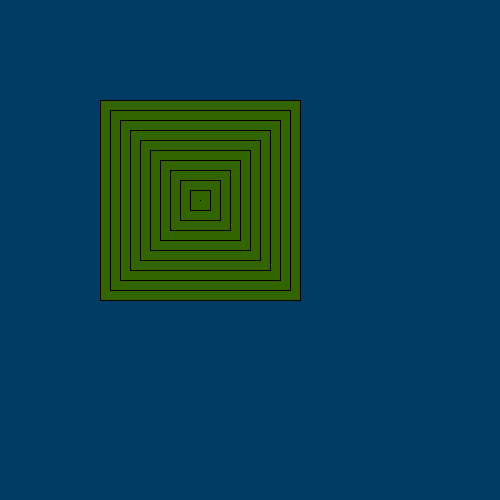
Frame 1 (no input)
Frame 60 (the mouse pressed at the canvas centre just before this capture): identical to frame 1, image omitted
Frame 120 (the mouse held since frame 60 and released just before this capture): identical to frame 1, image omitted

The Processing sketch that drew this single still picture (run headless with seeded random() and noise(); from frame 60 on, the mouse is pressed at the canvas centre):

// Processing sketch: processing_163892
// ── processing_163892.pde

//operation occurs once and is stagnant
void setup(){
  //the size of the frame
  size(500,500);
  //background color in void setup allows for "drawing" when mouseX is involved
  background(0,60,100);
}
//operations "loop"
void draw(){
  //creates a fill for the following codes
  fill(50,100,0);
  //creates a rectangle as (x,y,width,height)
  rect(100,100,200,200);
  rect(110,110,180,180);
  rect(120,120,160,160);
  rect(130,130,140,140);
  rect(140,140,120,120);
  rect(150,150,100,100);
  rect(160,160,80,80);
  rect(170,170,60,60);
  rect(180,180,40,40);
  rect(190,190,20,20);
  rect(200,200,0,0);
}
